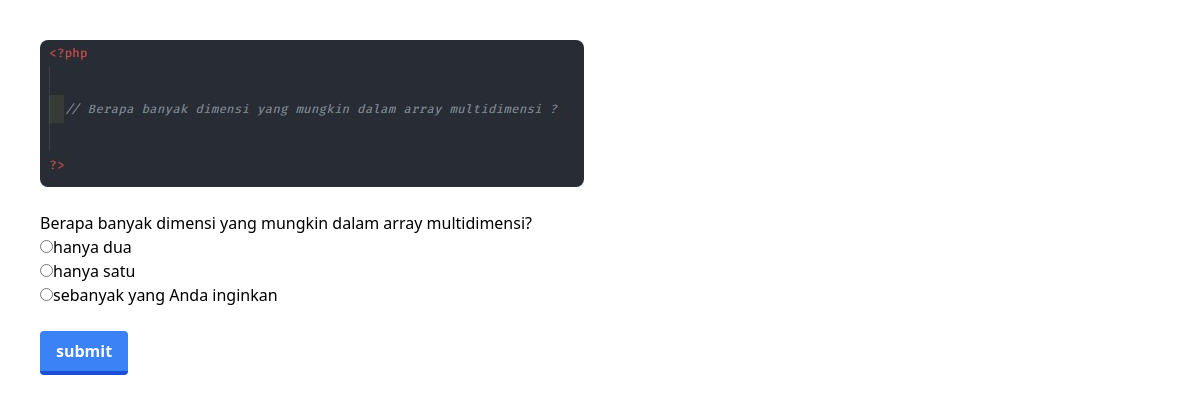
/codingku/php/array1.3/question.php?n=28, run on the app's committed database.
### tables this page shows
CREATE TABLE `questions` (
  `question_number` int(11) NOT NULL,
  `question_text` text NOT NULL,
  `question_image` varchar(255) NOT NULL
);

CREATE TABLE `options` (
  `id` int(11) NOT NULL,
  `question_number` int(11) NOT NULL,
  `is_correct` tinyint(1) NOT NULL DEFAULT 0,
  `coption` text NOT NULL
);

### codingku/php/array1.3/question.php (the view, shortened to what this page needs)
<?php
include '../../koneksi.php';
$number = $_GET['n'];
$query = "SELECT * FROM questions WHERE question_number = $number";
$result = mysqli_query($conn, $query);
$question = mysqli_fetch_assoc($result);
$query = "SELECT * FROM options WHERE question_number = $number";
$choices = mysqli_query($conn, $query);
?>
<html>
<head>
  <script src="https://cdn.tailwindcss.com"></script>
</head>
<body>
  <main>
    <div class="m-10">
      <img class="rounded-lg" src="gambar/<?php echo $question['question_image']; ?>"><br>
      <p class="question"><?php echo $question['question_text']; ?> </p>
      <form method="POST" action="process.php">
        <ul class="choicess">
          <?php while ($row = mysqli_fetch_assoc($choices)) { ?>
            <li><input type="radio" name="choice" value="<?php echo $row['id']; ?>" required><?php echo $row['coption']; ?></li>
          <?php } ?>
        </ul>
        <br>
        <button class="bg-blue-500 hover:bg-blue-400 text-white font-bold py-2 px-4 border-b-4 border-blue-700 hover:border-blue-500 rounded" name="submit" value="submit">submit</button>
      </form>
    </div>
  </main>
</body>
</html>

### data on the page
questions: question_image (picture), question_text "Berapa banyak dimensi yang mungkin dalam array multidimensi?"
options: coption "hanya dua"
options: coption "hanya satu"
options: coption "sebanyak yang Anda inginkan"
